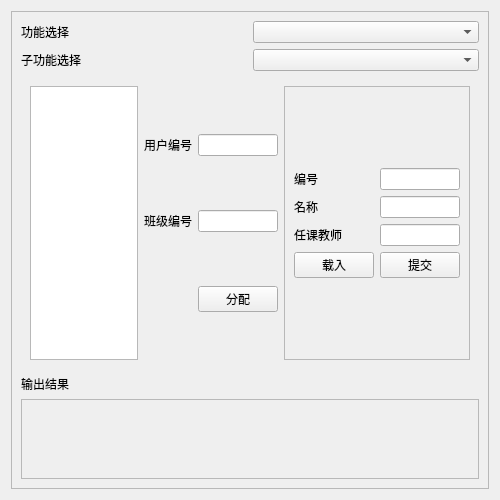
<?xml version="1.0" encoding="UTF-8"?>
<ui version="4.0">
 <class>managementpage</class>
 <widget class="managementpage" name="managementpage">
  <property name="geometry">
   <rect>
    <x>0</x>
    <y>0</y>
    <width>500</width>
    <height>500</height>
   </rect>
  </property>
  <property name="windowTitle">
   <string>managementpage</string>
  </property>
  <layout class="QHBoxLayout" name="horizontalLayout_3">
   <item>
    <widget class="QFrame" name="frame">
     <property name="frameShape">
      <enum>QFrame::Shape::StyledPanel</enum>
     </property>
     <property name="frameShadow">
      <enum>QFrame::Shadow::Raised</enum>
     </property>
     <layout class="QVBoxLayout" name="verticalLayout" stretch="0,0,0,0,0">
      <item>
       <layout class="QHBoxLayout" name="horizontalLayout">
        <item>
         <widget class="QLabel" name="label_3">
          <property name="text">
           <string>功能选择</string>
          </property>
         </widget>
        </item>
        <item>
         <widget class="QComboBox" name="optionsOfFunc"/>
        </item>
       </layout>
      </item>
      <item>
       <layout class="QHBoxLayout" name="horizontalLayout_2">
        <item>
         <widget class="QLabel" name="label_4">
          <property name="text">
           <string>子功能选择</string>
          </property>
         </widget>
        </item>
        <item>
         <widget class="QComboBox" name="optionsOfSubFunc"/>
        </item>
       </layout>
      </item>
      <item>
       <widget class="QStackedWidget" name="pages">
        <property name="currentIndex">
         <number>1</number>
        </property>
        <widget class="QWidget" name="userPage">
         <layout class="QHBoxLayout" name="horizontalLayout_5">
          <item>
           <spacer name="horizontalSpacer">
            <property name="orientation">
             <enum>Qt::Orientation::Horizontal</enum>
            </property>
            <property name="sizeHint" stdset="0">
             <size>
              <width>82</width>
              <height>20</height>
             </size>
            </property>
           </spacer>
          </item>
          <item>
           <widget class="QFrame" name="frame_3">
            <property name="frameShape">
             <enum>QFrame::Shape::StyledPanel</enum>
            </property>
            <property name="frameShadow">
             <enum>QFrame::Shadow::Raised</enum>
            </property>
            <layout class="QHBoxLayout" name="horizontalLayout_4">
             <item>
              <layout class="QGridLayout" name="gridLayout">
               <item row="1" column="1">
                <widget class="QLineEdit" name="nameOfUser">
                 <property name="sizePolicy">
                  <sizepolicy hsizetype="Expanding" vsizetype="Fixed">
                   <horstretch>0</horstretch>
                   <verstretch>0</verstretch>
                  </sizepolicy>
                 </property>
                </widget>
               </item>
               <item row="3" column="0">
                <widget class="QLabel" name="labelOfPasswd">
                 <property name="text">
                  <string>密码</string>
                 </property>
                </widget>
               </item>
               <item row="1" column="0">
                <widget class="QLabel" name="label_5">
                 <property name="text">
                  <string>姓名</string>
                 </property>
                </widget>
               </item>
               <item row="4" column="0">
                <widget class="QLabel" name="labelOfRole">
                 <property name="text">
                  <string>用户类型</string>
                 </property>
                </widget>
               </item>
               <item row="3" column="1">
                <widget class="QLineEdit" name="passwdOfUser">
                 <property name="sizePolicy">
                  <sizepolicy hsizetype="Expanding" vsizetype="Fixed">
                   <horstretch>0</horstretch>
                   <verstretch>0</verstretch>
                  </sizepolicy>
                 </property>
                </widget>
               </item>
               <item row="5" column="1">
                <widget class="QPushButton" name="submitOfUser">
                 <property name="text">
                  <string>提交</string>
                 </property>
                </widget>
               </item>
               <item row="4" column="1">
                <widget class="QComboBox" name="roleOfUser">
                 <property name="sizePolicy">
                  <sizepolicy hsizetype="Fixed" vsizetype="Fixed">
                   <horstretch>0</horstretch>
                   <verstretch>0</verstretch>
                  </sizepolicy>
                 </property>
                 <item>
                  <property name="text">
                   <string>学生</string>
                  </property>
                 </item>
                 <item>
                  <property name="text">
                   <string>教师</string>
                  </property>
                 </item>
                </widget>
               </item>
               <item row="0" column="0">
                <widget class="QLabel" name="label_6">
                 <property name="text">
                  <string>编号</string>
                 </property>
                </widget>
               </item>
               <item row="0" column="1">
                <widget class="QLineEdit" name="idOfUser">
                 <property name="sizePolicy">
                  <sizepolicy hsizetype="Expanding" vsizetype="Fixed">
                   <horstretch>0</horstretch>
                   <verstretch>0</verstretch>
                  </sizepolicy>
                 </property>
                </widget>
               </item>
               <item row="5" column="0">
                <widget class="QPushButton" name="loadOfUser">
                 <property name="text">
                  <string>载入</string>
                 </property>
                </widget>
               </item>
              </layout>
             </item>
            </layout>
           </widget>
          </item>
          <item>
           <spacer name="horizontalSpacer_2">
            <property name="orientation">
             <enum>Qt::Orientation::Horizontal</enum>
            </property>
            <property name="sizeHint" stdset="0">
             <size>
              <width>82</width>
              <height>20</height>
             </size>
            </property>
           </spacer>
          </item>
         </layout>
        </widget>
        <widget class="QWidget" name="classPage">
         <layout class="QHBoxLayout" name="horizontalLayout_6">
          <item>
           <spacer name="horizontalSpacer_3">
            <property name="orientation">
             <enum>Qt::Orientation::Horizontal</enum>
            </property>
            <property name="sizeHint" stdset="0">
             <size>
              <width>83</width>
              <height>20</height>
             </size>
            </property>
           </spacer>
          </item>
          <item>
           <layout class="QGridLayout" name="layoutOfUserTable">
            <item row="0" column="0">
             <widget class="QTableWidget" name="userTable"/>
            </item>
           </layout>
          </item>
          <item>
           <layout class="QGridLayout" name="layoutOfAlloc">
            <item row="1" column="1">
             <widget class="QLineEdit" name="idOfClassForAlloc"/>
            </item>
            <item row="1" column="0">
             <widget class="QLabel" name="label_7">
              <property name="text">
               <string>班级编号</string>
              </property>
             </widget>
            </item>
            <item row="0" column="0">
             <widget class="QLabel" name="label">
              <property name="text">
               <string>用户编号</string>
              </property>
             </widget>
            </item>
            <item row="0" column="1">
             <widget class="QLineEdit" name="idOfUserForAlloc"/>
            </item>
            <item row="2" column="1">
             <widget class="QPushButton" name="allocOfClass">
              <property name="text">
               <string>分配</string>
              </property>
             </widget>
            </item>
           </layout>
          </item>
          <item>
           <widget class="QFrame" name="frameOfClass">
            <property name="frameShape">
             <enum>QFrame::Shape::StyledPanel</enum>
            </property>
            <property name="frameShadow">
             <enum>QFrame::Shadow::Raised</enum>
            </property>
            <layout class="QVBoxLayout" name="verticalLayout_12">
             <item>
              <layout class="QGridLayout" name="layoutOfClass">
               <item row="3" column="1">
                <widget class="QLineEdit" name="teacherOfClass">
                 <property name="sizePolicy">
                  <sizepolicy hsizetype="Expanding" vsizetype="Fixed">
                   <horstretch>0</horstretch>
                   <verstretch>0</verstretch>
                  </sizepolicy>
                 </property>
                </widget>
               </item>
               <item row="0" column="1">
                <widget class="QLineEdit" name="idOfClass">
                 <property name="sizePolicy">
                  <sizepolicy hsizetype="Expanding" vsizetype="Fixed">
                   <horstretch>0</horstretch>
                   <verstretch>0</verstretch>
                  </sizepolicy>
                 </property>
                </widget>
               </item>
               <item row="3" column="0">
                <widget class="QLabel" name="label_18">
                 <property name="text">
                  <string>任课教师</string>
                 </property>
                </widget>
               </item>
               <item row="1" column="1">
                <widget class="QLineEdit" name="nameOfClass">
                 <property name="sizePolicy">
                  <sizepolicy hsizetype="Expanding" vsizetype="Fixed">
                   <horstretch>0</horstretch>
                   <verstretch>0</verstretch>
                  </sizepolicy>
                 </property>
                </widget>
               </item>
               <item row="0" column="0">
                <widget class="QLabel" name="label_20">
                 <property name="text">
                  <string>编号</string>
                 </property>
                </widget>
               </item>
               <item row="1" column="0">
                <widget class="QLabel" name="label_21">
                 <property name="text">
                  <string>名称</string>
                 </property>
                </widget>
               </item>
               <item row="4" column="1">
                <widget class="QPushButton" name="submitOfClass">
                 <property name="text">
                  <string>提交</string>
                 </property>
                </widget>
               </item>
               <item row="4" column="0">
                <widget class="QPushButton" name="loadOfClass">
                 <property name="text">
                  <string>载入</string>
                 </property>
                </widget>
               </item>
              </layout>
             </item>
            </layout>
           </widget>
          </item>
          <item>
           <spacer name="horizontalSpacer_4">
            <property name="orientation">
             <enum>Qt::Orientation::Horizontal</enum>
            </property>
            <property name="sizeHint" stdset="0">
             <size>
              <width>83</width>
              <height>20</height>
             </size>
            </property>
           </spacer>
          </item>
         </layout>
        </widget>
        <widget class="QWidget" name="searchPage">
         <layout class="QVBoxLayout" name="verticalLayout_2">
          <item>
           <widget class="QFrame" name="frame_4">
            <property name="frameShape">
             <enum>QFrame::Shape::StyledPanel</enum>
            </property>
            <property name="frameShadow">
             <enum>QFrame::Shadow::Raised</enum>
            </property>
            <layout class="QHBoxLayout" name="horizontalLayout_7">
             <item>
              <spacer name="horizontalSpacer_5">
               <property name="orientation">
                <enum>Qt::Orientation::Horizontal</enum>
               </property>
               <property name="sizeHint" stdset="0">
                <size>
                 <width>58</width>
                 <height>20</height>
                </size>
               </property>
              </spacer>
             </item>
             <item>
              <layout class="QGridLayout" name="gridLayout_2">
               <item row="0" column="0" colspan="2">
                <widget class="QTableWidget" name="tableOfSearch"/>
               </item>
              </layout>
             </item>
             <item>
              <spacer name="horizontalSpacer_6">
               <property name="orientation">
                <enum>Qt::Orientation::Horizontal</enum>
               </property>
               <property name="sizeHint" stdset="0">
                <size>
                 <width>58</width>
                 <height>20</height>
                </size>
               </property>
              </spacer>
             </item>
            </layout>
           </widget>
          </item>
         </layout>
        </widget>
       </widget>
      </item>
      <item>
       <widget class="QLabel" name="label_2">
        <property name="text">
         <string>输出结果</string>
        </property>
       </widget>
      </item>
      <item>
       <widget class="QFrame" name="frame_2">
        <property name="maximumSize">
         <size>
          <width>16777215</width>
          <height>80</height>
         </size>
        </property>
        <property name="frameShape">
         <enum>QFrame::Shape::StyledPanel</enum>
        </property>
        <property name="frameShadow">
         <enum>QFrame::Shadow::Raised</enum>
        </property>
        <layout class="QVBoxLayout" name="verticalLayout_3">
         <property name="leftMargin">
          <number>0</number>
         </property>
         <property name="topMargin">
          <number>0</number>
         </property>
         <property name="rightMargin">
          <number>0</number>
         </property>
         <property name="bottomMargin">
          <number>0</number>
         </property>
         <item>
          <widget class="QStackedWidget" name="stackedWidget">
           <property name="currentIndex">
            <number>0</number>
           </property>
           <widget class="QWidget" name="page">
            <layout class="QVBoxLayout" name="verticalLayout_4">
             <item>
              <widget class="QLabel" name="textOfOutput">
               <property name="text">
                <string/>
               </property>
              </widget>
             </item>
            </layout>
           </widget>
           <widget class="QWidget" name="page_2">
            <layout class="QVBoxLayout" name="verticalLayout_5">
             <item>
              <widget class="QTableWidget" name="tableWidget"/>
             </item>
            </layout>
           </widget>
          </widget>
         </item>
        </layout>
       </widget>
      </item>
     </layout>
    </widget>
   </item>
  </layout>
 </widget>
 <customwidgets>
  <customwidget>
   <class>managementpage</class>
   <extends>QWidget</extends>
   <header>managementpage.h</header>
   <container>1</container>
  </customwidget>
 </customwidgets>
 <resources/>
 <connections/>
</ui>
